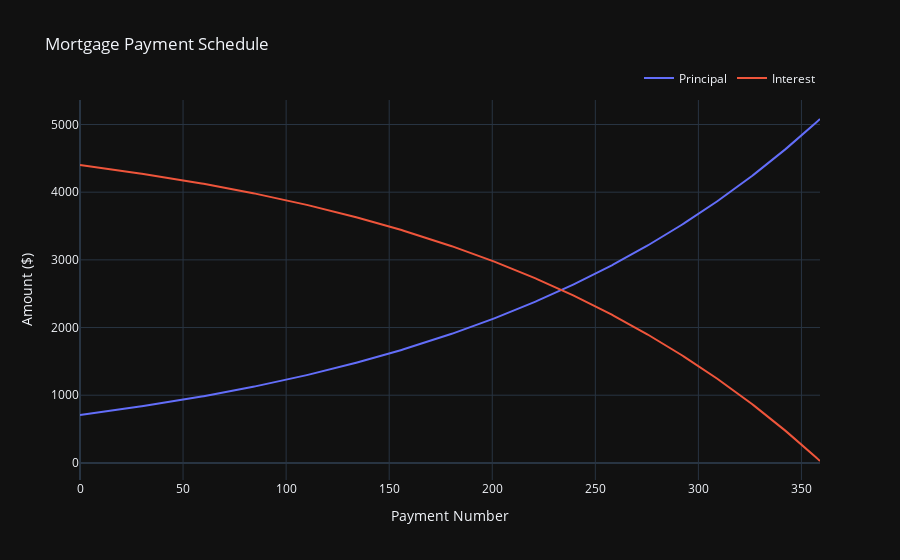

Notebook cell for this chart:
### Code cell
# Function to update and display the mortgage payment schedule graph using Plotly
def update_graph(house_price, deposit_percentage, interest, term):
    deposit = house_price * (deposit_percentage / 100)
    loan_amount = house_price - deposit

    m = Mortgage(principal=loan_amount, interest=interest, term=term)
    schedule = m.schedule()

    print('Deposit Amount:           {}{:>11,.2f}'.format(m._currency, deposit))
    m.summarize

    fig = go.Figure()


    fig.add_trace(go.Scatter(x=list(range(len(schedule))), y=[p.principal for p in schedule], mode='lines', name='Principal',
                             hovertemplate="Principal: $%{y:.2f}<br>Year: %{text}<br> % of Monthly: %{customdata}%",
                             text=[p//12 for p in range(len(schedule))],
                             customdata=[round(1+((p.principal-m.monthly_payment)/m.monthly_payment),2)*100 for p in schedule]
                             ))
    
    fig.add_trace(go.Scatter(x=list(range(len(schedule))), y=[p.interest for p in schedule], mode='lines', name='Interest',
                             hovertemplate="Interest: $%{y:.2f}<br>Year: %{text}<br> % of Monthly: %{customdata}%",
                             text=[p//12 for p in range(len(schedule))],
                             customdata=[round(1+((p.interest-m.monthly_payment)/m.monthly_payment),2)*100 for p in schedule]
                             ))

    fig.update_layout(title='Mortgage Payment Schedule',
                      xaxis_title='Payment Number',
                      yaxis_title='Amount ($)',
                      legend=dict(orientation="h", yanchor="bottom", y=1.02, xanchor="right", x=1),
                      template="plotly_dark",
                      )
    if not (house_price == 200000 and deposit_percentage == 20 and interest == 0.066 and term == 30):
        fig.show()

# Use interact to create interactive sliders and update the graph
print("Move sliders to display the graph")
interact(update_graph,  
         house_price=widgets.IntSlider(value=200000, min=200000, max=1500000, step=50000, description='House Price: ', style={'handle_color': 'blue'}),
         deposit_percentage=widgets.IntSlider(value=20, min=5, max=99, step=5, description='Deposit %: ', style={'handle_color': 'blue'}),
         interest=widgets.FloatSlider(value=0.066, min=0.001, max=0.1, step=0.001, description='Interest: ', readout_format='.3f', style={'handle_color': 'blue'}),
         term=widgets.IntSlider(value=30, min=5, max=30, step=5, description='Term: ', style={'handle_color': 'blue'}))

### Figure 1 — Plotly figure (JSON) as saved in the notebook; plotly's stock layout.template omitted (floating-point values rounded to 4 significant figures; data arrays with more than 128 entries replaced by an {"elided": "..."} marker saying what was removed)
{"data": [{"customdata": {"elided": "360 int values"}, "hovertemplate": "Principal: $%{y:.2f}<br>Year: %{text}<br> % of Monthly: %{customdata}%", "mode": "lines", "name": "Principal", "text": {"elided": "360 str values"}, "type": "scatter", "x": {"elided": "360 int values"}, "y": {"elided": "360 float values"}}, {"customdata": {"elided": "360 int values"}, "hovertemplate": "Interest: $%{y:.2f}<br>Year: %{text}<br> % of Monthly: %{customdata}%", "mode": "lines", "name": "Interest", "text": {"elided": "360 str values"}, "type": "scatter", "x": {"elided": "360 int values"}, "y": {"elided": "360 float values"}}], "layout": {"legend": {"orientation": "h", "x": 1, "xanchor": "right", "y": 1.02, "yanchor": "bottom"}, "title": {"text": "Mortgage Payment Schedule"}, "xaxis": {"title": {"text": "Payment Number"}}, "yaxis": {"title": {"text": "Amount ($)"}}}}
